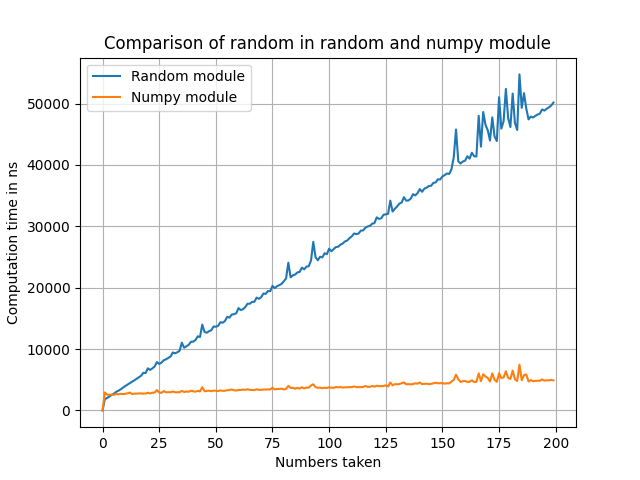

Write Python code to recreate this figure.
import time
import random
import numpy as np
import matplotlib.pyplot as plt


def random_module():
    n = random.random()


def numpy_module(k):
    n = np.random.rand(k)


ns = np.arange(0, 200)
times_random = np.zeros(200)
times_numpy = np.zeros(200)
for i in range(1, 200):
    for z in range(100):
        start_time = time.process_time_ns()
        for k in range(i):
            random_module()
        time_rand = time.process_time_ns() - start_time
        times_random[i] += time_rand
        start_time_np = time.process_time_ns()
        numpy_module(i)
        time_np = time.process_time_ns() - start_time_np
        times_numpy[i] += time_np

plt.plot(ns, times_random/100, label='Random module')
plt.plot(ns, times_numpy/100, label='Numpy module')
plt.grid()
plt.xlabel('Numbers taken')
plt.ylabel('Computation time in ns')
plt.title('Comparison of random in random and numpy module')
plt.legend()
plt.show()
#plt.savefig('Random1.png')
